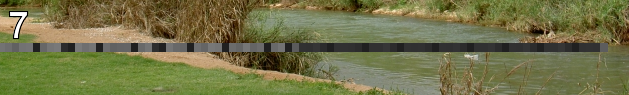
#> input picture files/oxygen.png, 629 x 95 px
$ jupyter execute --allow-errors my_python_challenge_1_to_10.ipynb
#> lines starting #> are read from the running program, lines starting #| are printed output that depends on the picture
[cell 1]
import os
import re
import requests
import pickle
from pathlib import Path
import zipfile
from PIL import Image
import numpy as np
import bz2
import matplotlib.pyplot as plt

# Directory where files are stored. Will be used each time we need to load a file
file_directory = os.path.join(os.getcwd(), 'files')
data_folder = Path(file_directory)

# [Warmup](http://www.pythonchallenge.com/pc/def/0.html)
As shown on the picture, goal here is to compute 2^38. Easy peasy.

[cell 2]
print(pow(2, 38))

# [Step 01](http://www.pythonchallenge.com/pc/def/map.html)
Letters are moved from 2 positions. I will use the ```ord``` function to get the ascii code and can then navigate and adapt.

[cell 3]
str = "g fmnc wms bgblr rpylqjyrc gr zw fylb. rfyrq ufyr amknsrcpq ypc dmp. bmgle gr gl zw fylb gq glcddgagclr " \
            "ylb rfyr'q ufw rfgq rcvr gq qm jmle. sqgle qrpgle.kyicrpylq() gq pcamkkclbcb. lmu ynnjw ml rfc spj."
url = 'map'
output = ''

for character in str:
    ascii_code = ord(character)
    if ord('a') <= ascii_code <= ord('z'):
        if (ascii_code + 2) > ord('z'):
            output += chr(ord('a') - 1 + (ascii_code + 2) - ord('z'))
        else:
            output += chr(ascii_code + 2)
    else:
        output += character
print(output)

# [Step 02](http://www.pythonchallenge.com/pc/def/ocr.html)
Elements of the riddle found in the sourcecode of the page have been copied to ```step02.txt``` file.
Here we need to find *rare* characters. My approach was to find all letters, no matter the case. It worked but did not really respect the riddle idea. I should have watched the number of occurrences because if there were also letters (but a few), this regexp would have found them as well.

[cell 4]
# Assuming the kernel is running in this project directory (otherwise, adapt the line below)
file_to_load = os.path.join(file_directory, 'step02.txt')
content = ''
if os.path.exists(file_to_load):
    with open(file_to_load, 'rt') as f:
        content = f.read()
matches = re.findall('([a-zA-Z]+)', content)
for i in matches:
    print(i, end="")

# [Step 03](http://www.pythonchallenge.com/pc/def/equality.html)
Elements of the riddle found in the sourcecode of the page have been copied to ```step03.txt``` file.
Here we need to find in the text all small letters which are surrounded by EXACTLY 3 uppercase letters (before and after and exactly 3, no more).
*Note: this code does not work if there are special characters in the content. Better way: `[^A-Z]` instead of [a-z]*

[cell 5]
# Assuming the kernel is running in this project directory (otherwise, adapt the line below)
file_to_load = os.path.join(file_directory, 'step03.txt')
content = ''
if os.path.exists(file_to_load):
    with open(file_to_load, 'rt') as f:
        content = f.read()
matches = re.findall('[a-z][A-Z]{3}([a-z])[A-Z]{3}[a-z]', content)
for a_match in matches:
    print(a_match, end="")

# [Step 04](http://www.pythonchallenge.com/pc/def/linkedlist.html)
Using requests to go to a new url each time we find a new number in the response content. Once the regexp does not match anymore it means we have solved the riddle. Next.

[cell 6]
def read_from_source(url, file, addon_num):
    if url:
        url = 'http://www.pythonchallenge.com/pc/def/linkedlist.php?nothing='
        r = requests.get(url + addon_num)
        content = r.text
    elif file:
        file_name = addon_num + '.txt'
        file_to_open = data_folder / "channel" / file_name
        content = file_to_open.read_text()
    return content

def read_until_found(url, file, addon_num, display_counter_value):
    found = False
    counter = 0
    comments = []
    channel_zip_file = zipfile.ZipFile(data_folder / "channel" / "channel.zip")

    while not found:
        content = read_from_source(url, file, addon_num)
        if content.find('ext nothing is') < 0:
            found = True
            print('No more next nothing, found this text instead: "{}" for addon_num={}'.format(content, addon_num))
            print('Comments collected are:\n{}'.format(''.join(comments)))
        else:
            addon_num = "".join(re.findall('.*ext nothing is ([0-9]+)', content))
            # Handle the specific case of Step 06
            if file:
                comments.append(channel_zip_file.getinfo(addon_num + '.txt').comment.decode("utf-8"))
        counter += 1
        if counter % display_counter_value == 0:
            print("{}: {}".format(counter, content))

[cell 7]
#addon_num = '12345'
addon_num = '8022'
#> (the rest of this cell did not finish here and is left out)

# [Step 05](http://www.pythonchallenge.com/pc/def/peak.html)
Looking at the page codesource, we can see that there is an element with banner.p as source. The content has been copied into ```step05.p```file.
A quick search on the internet and it seems that `p` is the extension for files saved with pickle module (ohhh ok...peak hell, pickle...ok...).
Loaded the file with pickle and saw a list of tuples with either a space character either a dash, always followed by a number.
Tried to check if there was any chance it would mean: number of occurrences of spaces/dashes to draw on each line.
It worked. Next !

[cell 8]
file_to_load = os.path.join(file_directory, 'step05.p')
#> (the rest of this cell did not finish here and is left out)

# [Step 06](http://www.pythonchallenge.com/pc/def/channel.html)
Replace `.html` by `.zip` in the riddle URL (pc/def/channel.html).
Download the zip and unzip it under `files/channel` directory.
Open the `readme.txt` file and follow instructions.

[cell 9]
addon_num = '90052'
#> (the rest of this cell did not finish here and is left out)


It seems that it is possible to add some comments in file when zipping them. Goal here is to read each one and concatenate them in the same reading order for the linked list. The method has been updated to do that and append comments in a list that is displayed in the end.
So the next riddle will be `hockey.html`.
Nothing, just a sentence: "it's in the air. look at the letters".
OK, having back a look at the previous word, we can see that it is built with O, X, Y, G, E and N: oxygen (it's in the air).

# [Step 07](http://www.pythonchallenge.com/pc/def/oxygen.html)
Greyscale pixels are at: 42px to 51px height and 608px width

[cell 10]
file_to_load = os.path.join(file_directory, 'oxygen.png')
im = Image.open(file_to_load)
#> im is the input picture: PIL image 629x95 RGBA; mean R, G, B, A 114.6, 114.9, 72.2, 255
# Grey picture is more or less from y = 42px to 51px over width =~ 608
row = [im.getpixel((x, 44))[0] for x in range(608)]
#> row = 608 values, max 121 at index 54, min 32 at index 33, mean 67.76
print(row)
#> (printed output is left out)
print()

# Let's imagine that the value of the pixel is a character...
counter = 0
string = ''
for r in row:
    if counter % 7 == 0: # There is a repetition: each value is put 7 times
        string += chr(r)
    counter += 1
#> this loop made 608 passes
#> (r, string) on passes 1, 8, 15, 22, 29, 36, 43, 50, 57: (115, 's'), (109, 'sm'), (97, 'sma'), (114, 'smar'), (116, 'smart'), (32, 'smart '), (103, 'smart g'), (117, 'smart gu'), (121, 'smart guy')
#> string on passes 64, 71, 78, 85, 92, 99: 'smart guy,', 'smart guy, ', 'smart guy, y', 'smart guy, yo', 'smart guy, you', 'smart guy, you '
#> after the loop, counter = 608


print(string)
#| smart guy, you made it. the next level is [105, 110, 116, 101, 103, 114, 105, 116, 121]

[cell 11]
print(''.join(chr(x) for x in [105, 110, 116, 101, 103, 114, 105, 116, 121]))

# [Step 08](http://www.pythonchallenge.com/pc/def/integrity.html)
When clicking on the bee, it tries to open a link which is protected with Basic Authentication and it says also 'http://www.pythonchallenge.com is requesting your username and password. The site says: “inflate”'.
In source code, there are comments with what I guess are login and passwords encoded one way or another. Let's try to decrypt.

[cell 12]
un = b'BZh91AY&SYA\xaf\x82\r\x00\x00\x01\x01\x80\x02\xc0\x02\x00 \x00!\x9ah3M\x07<]\xc9\x14\xe1BA\x06\xbe\x084'
pw = b'BZh91AY&SY\x94$|\x0e\x00\x00\x00\x81\x00\x03$ \x00!\x9ah3M\x13<]\xc9\x14\xe1BBP\x91\xf08'

# Encoded 'un' & 'pw' stands for username and password which are compressed in BZip2 format (BZ at beginning + h for version 2)
print(bz2.decompress(un))
print(bz2.decompress(pw))

# [Step 09](http://www.pythonchallenge.com/pc/return/good.html)
first+second=?

[cell 13]
first = [146,399,163,403,170,393,169,391,166,386,170,381,170,371,170,355,169,346,167,335,170,329,170,320,170,
310,171,301,173,290,178,289,182,287,188,286,190,286,192,291,194,296,195,305,194,307,191,312,190,316,
190,321,192,331,193,338,196,341,197,346,199,352,198,360,197,366,197,373,196,380,197,383,196,387,192,
389,191,392,190,396,189,400,194,401,201,402,208,403,213,402,216,401,219,397,219,393,216,390,215,385,
215,379,213,373,213,365,212,360,210,353,210,347,212,338,213,329,214,319,215,311,215,306,216,296,218,
290,221,283,225,282,233,284,238,287,243,290,250,291,255,294,261,293,265,291,271,291,273,289,278,287,
279,285,281,280,284,278,284,276,287,277,289,283,291,286,294,291,296,295,299,300,301,304,304,320,305,
327,306,332,307,341,306,349,303,354,301,364,301,371,297,375,292,384,291,386,302,393,324,391,333,387,
328,375,329,367,329,353,330,341,331,328,336,319,338,310,341,304,341,285,341,278,343,269,344,262,346,
259,346,251,349,259,349,264,349,273,349,280,349,288,349,295,349,298,354,293,356,286,354,279,352,268,
352,257,351,249,350,234,351,211,352,197,354,185,353,171,351,154,348,147,342,137,339,132,330,122,327,
120,314,116,304,117,293,118,284,118,281,122,275,128,265,129,257,131,244,133,239,134,228,136,221,137,
214,138,209,135,201,132,192,130,184,131,175,129,170,131,159,134,157,134,160,130,170,125,176,114,176,
102,173,103,172,108,171,111,163,115,156,116,149,117,142,116,136,115,129,115,124,115,120,115,115,117,
113,120,109,122,102,122,100,121,95,121,89,115,87,110,82,109,84,118,89,123,93,129,100,130,108,132,110,
133,110,136,107,138,105,140,95,138,86,141,79,149,77,155,81,162,90,165,97,167,99,171,109,171,107,161,
111,156,113,170,115,185,118,208,117,223,121,239,128,251,133,259,136,266,139,276,143,290,148,310,151,
332,155,348,156,353,153,366,149,379,147,394,146,399]

second = [156,141,165,135,169,131,176,130,187,134,191,140,191,146,186,150,179,155,175,157,168,157,163,157,159,
157,158,164,159,175,159,181,157,191,154,197,153,205,153,210,152,212,147,215,146,218,143,220,132,220,
125,217,119,209,116,196,115,185,114,172,114,167,112,161,109,165,107,170,99,171,97,167,89,164,81,162,
77,155,81,148,87,140,96,138,105,141,110,136,111,126,113,129,118,117,128,114,137,115,146,114,155,115,
158,121,157,128,156,134,157,136,156,136]

# I guess those are some coordinates. HTML title says 'connect the dots'
# Build a function that will transform the table into 2-elements tuple list (x, Y) then plots the result with matplotlib
def transform_to_tuples(l):
    as_tuples = []
    i = 0
    while i < len(l) - 1:
        t = (l[i], l[i + 1])
        as_tuples.append(t)
        i = i + 2
    return as_tuples

first_as_tuples = transform_to_tuples(first)
second_as_tuples = transform_to_tuples(second)

plt.scatter(*zip(*first_as_tuples))
plt.scatter(*zip(*second_as_tuples))
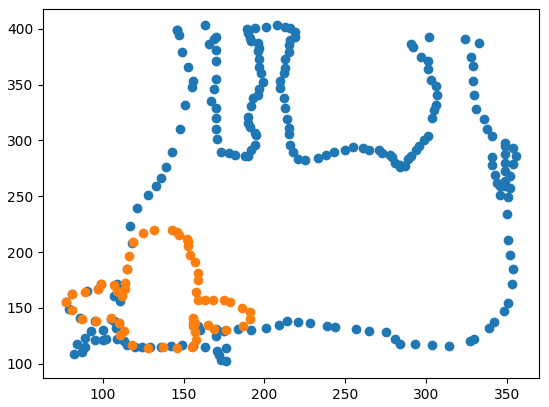
#> figure drawn by matplotlib, 1 panel
